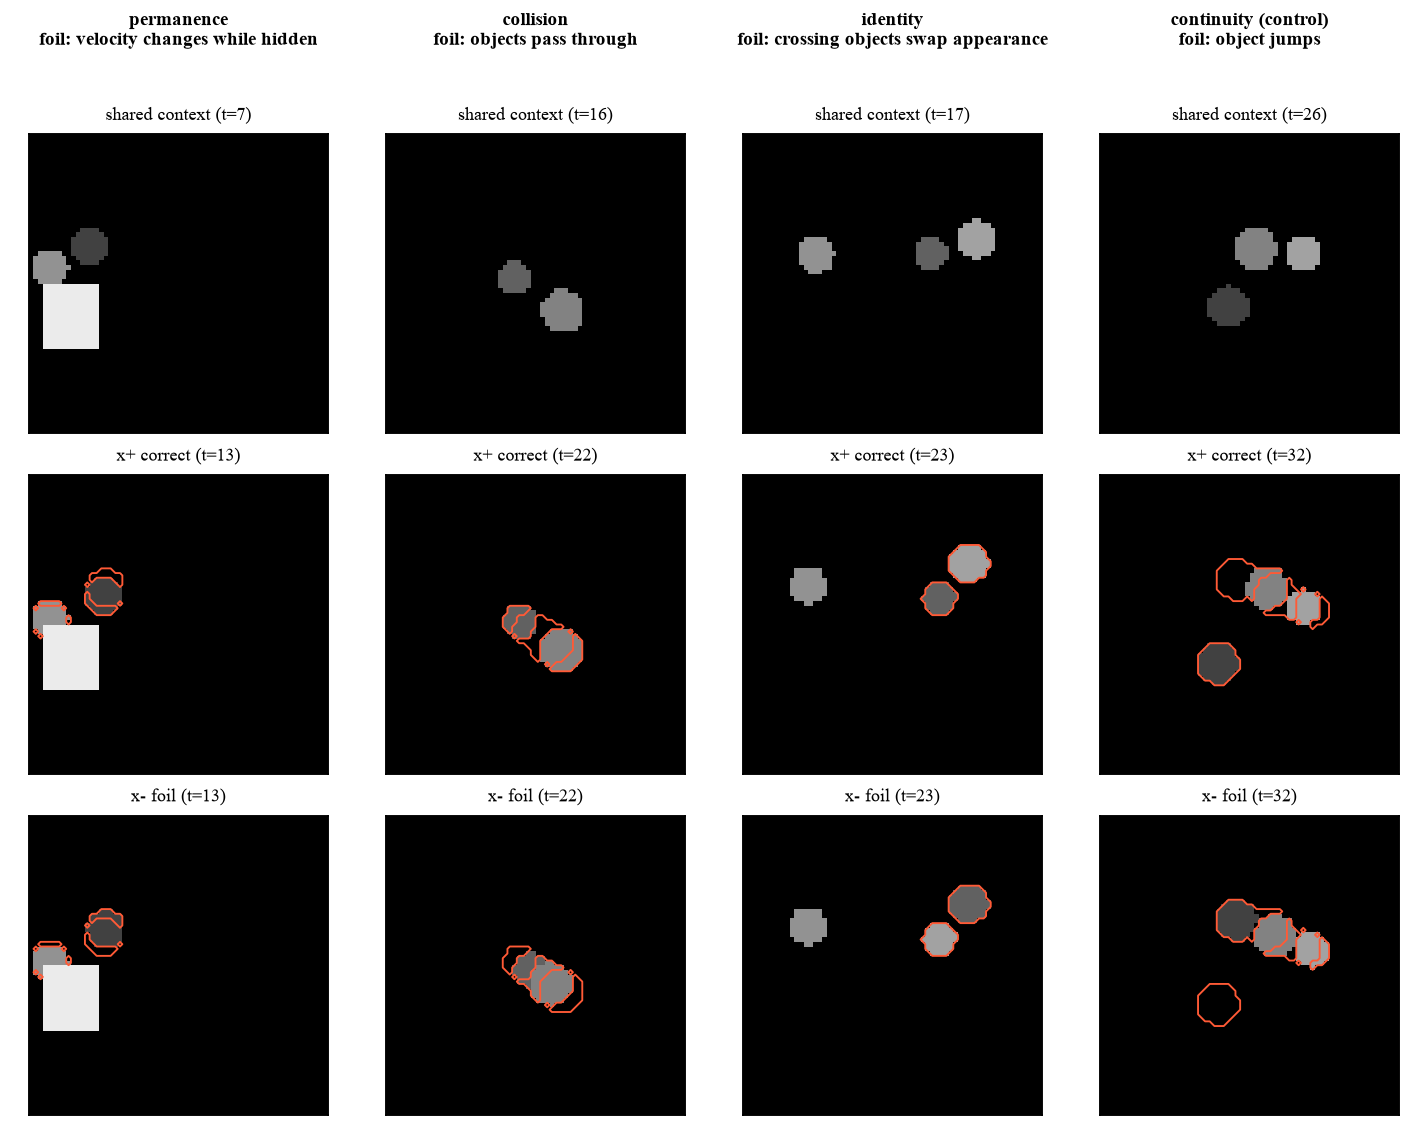

The script that saved this image:
"""
Figure 1: real matched pairs from the environment (no synthetic content).

For each invariant, a shared context frame and the first divergent frame of
the physically-correct clip x+ and of the violating foil x-, with the pixels
that differ outlined. Every causal measurement in the paper is made on pairs
like these.
"""

from __future__ import annotations

import os
import sys

import numpy as np
import matplotlib
matplotlib.use("Agg")
import matplotlib.pyplot as plt

sys.path.insert(0, os.path.join(os.path.dirname(os.path.abspath(__file__)), ".."))
from environment import ControlledSampler, MATCHED_PAIRS  # noqa: E402

LABELS = {
    "permanence": "permanence\nfoil: velocity changes while hidden",
    "collision": "collision\nfoil: objects pass through",
    "identity": "identity\nfoil: crossing objects swap appearance",
    "continuity": "continuity (control)\nfoil: object jumps",
}
SEEDS = {"permanence": 11, "collision": 4, "identity": 9, "continuity": 2}


def main():
    import figstyle
    figstyle.apply()
    sampler = ControlledSampler(seed=123)
    fig, axes = plt.subplots(3, 4, figsize=(8.4, 6.6), layout="constrained")
    for col, (name, fn) in enumerate(MATCHED_PAIRS.items()):
        a, b = fn(sampler, seed=SEEDS[name])
        t = a.meta["t_div"]
        t_show = min(t + 2, a.frames.shape[0] - 1)
        ctx = a.frames[max(0, t - 4)]
        diff = a.frames[t_show] != b.frames[t_show]
        for row, (img, title) in enumerate([(ctx, f"shared context (t={max(0, t - 4)})"),
                                            (a.frames[t_show], f"x+ correct (t={t_show})"),
                                            (b.frames[t_show], f"x- foil (t={t_show})")]):
            ax = axes[row, col]
            ax.imshow(img, cmap="gray", vmin=0, vmax=255)
            if row > 0:
                ax.contour(diff, levels=[0.5], colors=["#ff5a36"], linewidths=0.8)
            ax.set_xticks([]); ax.set_yticks([])
            ax.set_title(title, fontsize=7.5)
        axes[0, col].text(0.5, 1.28, LABELS[name], transform=axes[0, col].transAxes,
                          ha="center", va="bottom", fontsize=8, weight="bold")
    fig.savefig(os.path.join(os.path.dirname(os.path.abspath(__file__)), "fig_pairs.png"), dpi=170)
    print("wrote figures/fig_pairs.png")


if __name__ == "__main__":
    main()
